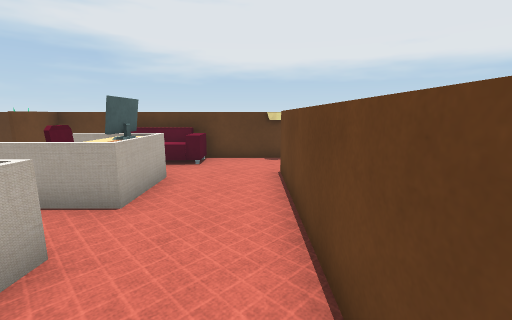
view 1 (above)

20 first-person views from a walk through a 3-D level made in the Unity game engine. The camera is 1.4 m above the floor, tilts 10° down and sees 90° across. The floor is counted in squares, 1 m on a side. Each view is taken from the middle of a square. On the plan, view 1 faces up. The plan holds only what a view shows up to about 13 squares ahead; the rest is blank. The player character is not drawn. Some animated figures are left out. Some surface patterns are stand-ins.

view 2
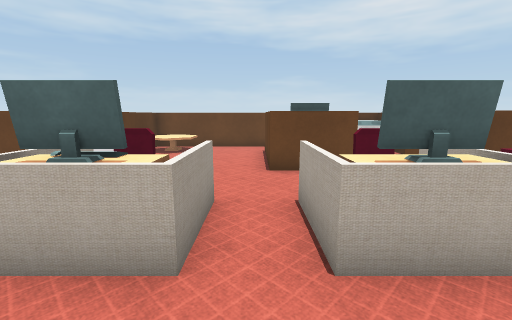

view 3
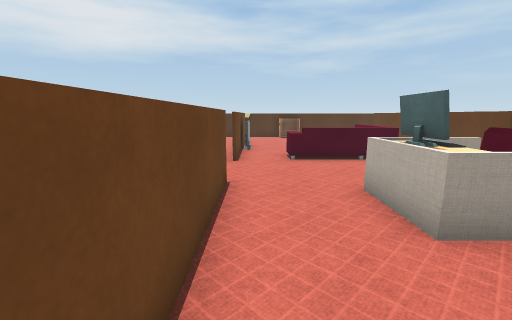

view 4
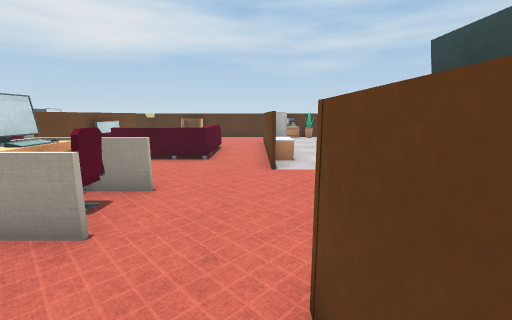

view 5
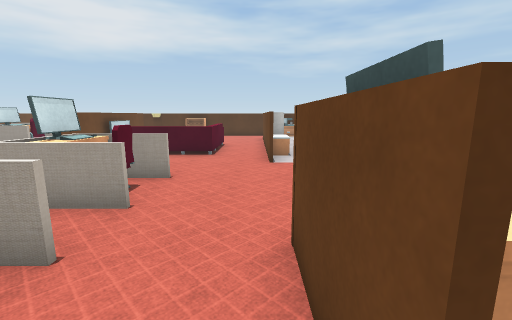

view 6
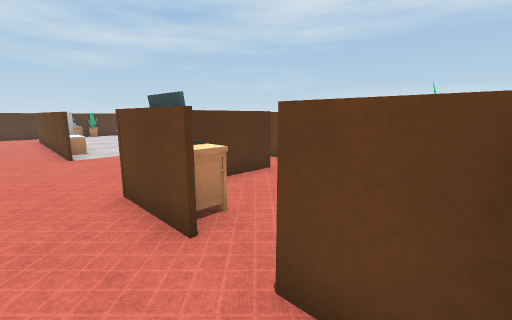

view 7
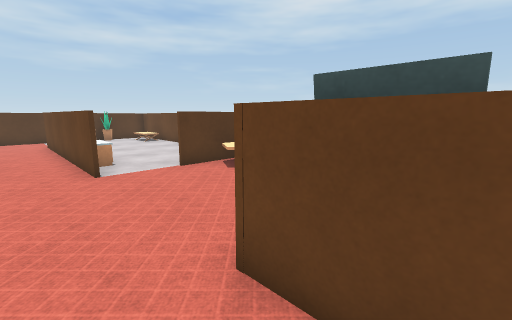

view 8
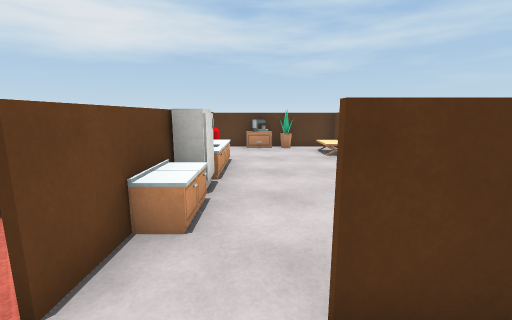

view 9
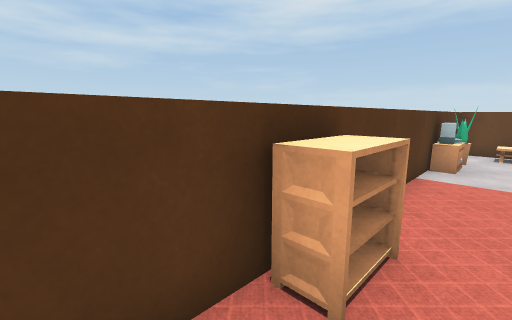

view 10
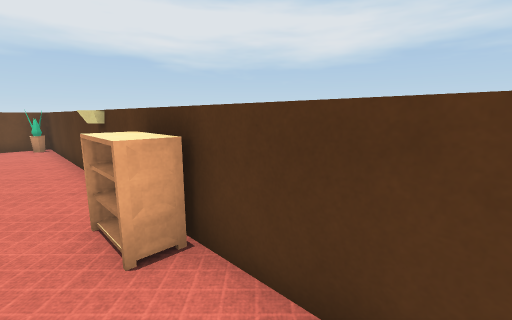

view 11
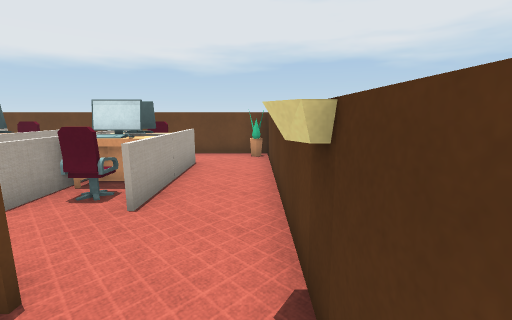

view 12
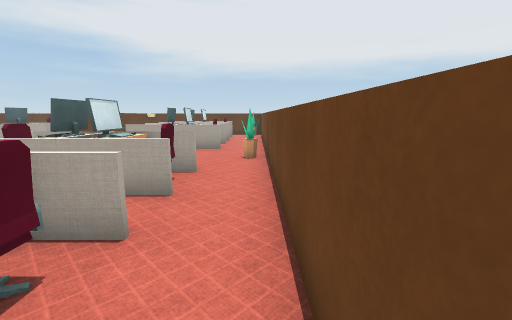

view 13
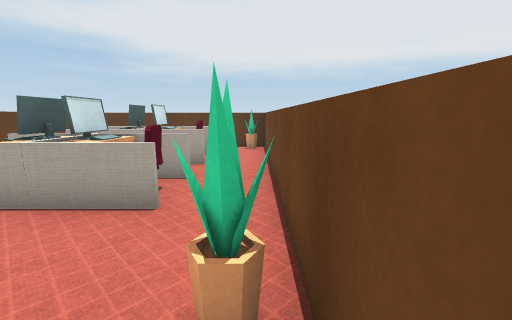

view 14
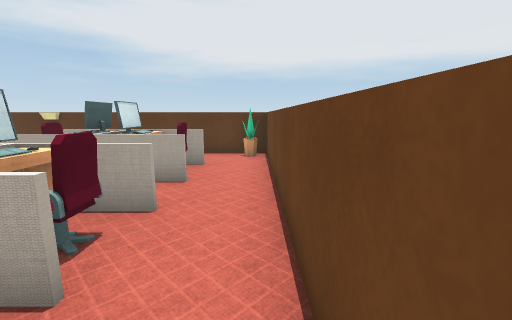

view 15
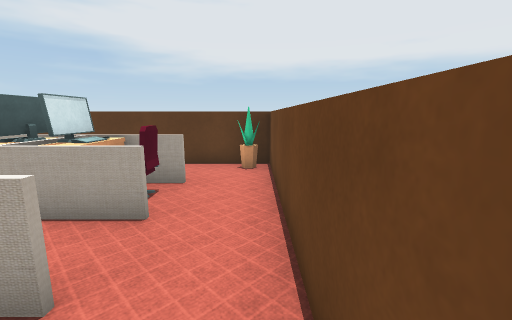

view 16
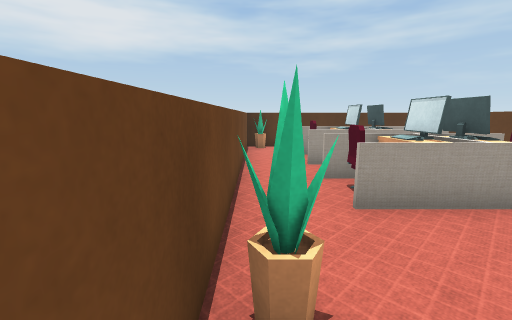

view 17
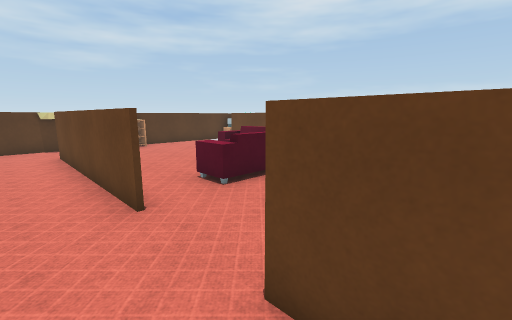

view 18
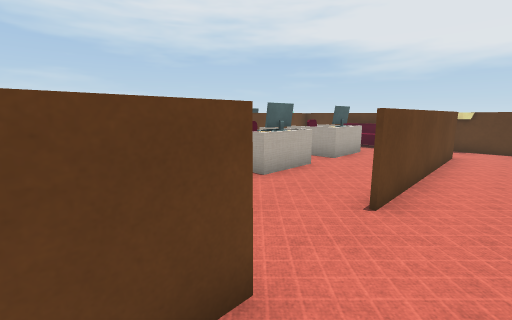

view 19
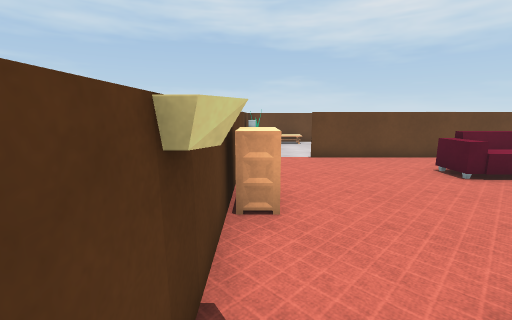

view 20
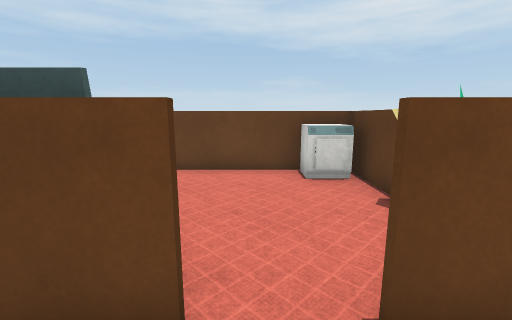

### Floor plan
Points are (right, up) in squares from view 1. A wall is a line through its corners. A room is listed if a view was taken in it or the views show most of it. See-through windows are left out.
Room 1 (views 1, 2, 3, 4, 5, 6, 7, 8, 9, 10, 11, 20)
walls: (-6.4, -1.5) (-6.4, -3.9); (-6.5, -3.8) (-6.5, -1.5); (-9.5, -1.4) (-8.4, -1.4); (-6.4, -7.1) (-6.4, -9.2); (-6.4, 3.4) (-10, 3.4); (0.6, -0.2) (0.6, 6.4); (-10.1, 3.5) (-7.8, 3.5); (0.6, -9.2) (0.6, -2.6); (-11.5, -9.9) (-11.5, -11.4) (0.4, -11.4); (-4.8, 8.4) (-6.4, 8.4) (-6.4, 6.8); (0.3, -11.3) (0.6, -11.1); (-7.9, 8.4) (-8.4, 8.4); (-9.2, 8.4) (-11.5, 8.4) (-11.5, -1.5); (0.5, 8.4) (-1.5, 8.4)
ways out: opening at (1, -10.5) to room 2; opening at (1, -1.5) to room 2; opening at (1, 7.5) to room 2
objects: table (-11, -1) to (-9, 0); dryer (-11, 7) to (-11, 8); plant (-9, -11); cabinet (-8, -11); machine (-8, -10); other object (-7, -9); other object (-7, -8); other object (-7, -7); cabinet (-7, -6); fridge (-7, -5); cabinet (-7, -4); cabinet (-7, -3); desk (-7, 4) to (-7, 5); other object (-7, 8); computer (-6, 4); sofa (-4, -6) to (-1, -3); other object (-4, 0) to (-2, 0); other object (-4, 2); other object (-4, 4); other object (-4, 6) to (-2, 6); sofa (-4, 7) to (-2, 8); bookshelf (-3, -11) to (-2, -11); desk (-3, 1) to (-3, 2); desk (-3, 4) to (-3, 5); computer (-2, 1) to (-2, 2); computer (-2, 4) to (-2, 5); TV (0, -7) to (0, -6)
Room 2 (views 12, 13, 14, 15, 16, 17, 18, 19)
walls: (0.7, -2.6) (0.7, -9.2); (0.7, 6.4) (0.7, -0.2); (1, 8.3) (0.6, 8); (0.6, -11.1) (0.9, -11.3); (0.4, -11.4) (8.4, -11.4) (8.4, 8.4) (0.5, 8.4)
ways out: opening at (1, -10.5) to room 1; opening at (1, -1.5) to room 1; opening at (1, 7.5) to room 1
objects: other object (3, -9); other object (3, -8); other object (3, -7) to (4, -7); other object (3, -6) to (4, -6); other object (3, -5) to (3, -4); other object (3, 1); other object (3, 3) to (4, 3); other object (3, 4) to (4, 4); other object (3, 5) to (3, 6); other object (4, -9); computer (4, -8); other object (4, -5); computer (4, -4); other object (4, 1); computer (4, 2); computer (4, 6); computer (5, -9); other object (5, -7) to (6, -7); other object (5, -6) to (6, -6); computer (5, -5); other object (5, -4); computer (5, 1); other object (5, 2); other object (5, 3) to (6, 3); other object (5, 4) to (6, 4); computer (5, 5); other object (5, 6); other object (6, -9) to (6, -8); other object (6, -5) to (6, -4); other object (6, 1) to (6, 2); other object (6, 5) to (6, 6); plant (8, -11); plant (8, -2); plant (8, 8)

Where each view was taken, in squares from view 1:
view 1: 0 up, 0 right, facing up
view 2: 3 up, 0 right, facing left
view 3: 5 up, 0 right, facing down
view 4: 5 up, 6 left, facing down
view 5: 6 up, 6 left, facing down
view 6: 8 up, 5 left, facing down-left
view 7: 5 up, 5 left, facing down-left
view 8: 0 up, 8 left, facing down
view 9: 10 down, 0 right, facing down-left
view 10: 10 down, 5 left, facing down-right
view 11: 11 down, 1 left, facing right
view 12: 10 down, 8 right, facing up
view 13: 3 down, 8 right, facing up
view 14: 1 down, 8 right, facing up
view 15: 1 up, 8 right, facing up
view 16: 0 up, 8 right, facing down
view 17: 1 up, 2 right, facing down-left
view 18: 4 down, 2 right, facing up-left
view 19: 11 down, 2 right, facing left
view 20: 6 up, 5 left, facing left
